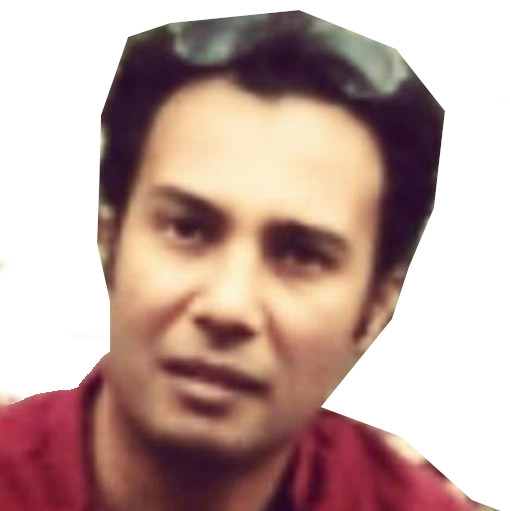
#> input picture myself2.jpg, 510 x 511 px, found by its file name
$ python main.py   (older library calls are emulated)
#> lines starting #> are read from the running program, lines starting #| are printed output that depends on the picture
import numpy as np
import cv2
import matplotlib.pyplot as plt
# from termcolor import colored

img = cv2.imread('/home/md/Pictures/myself2.jpg',0)
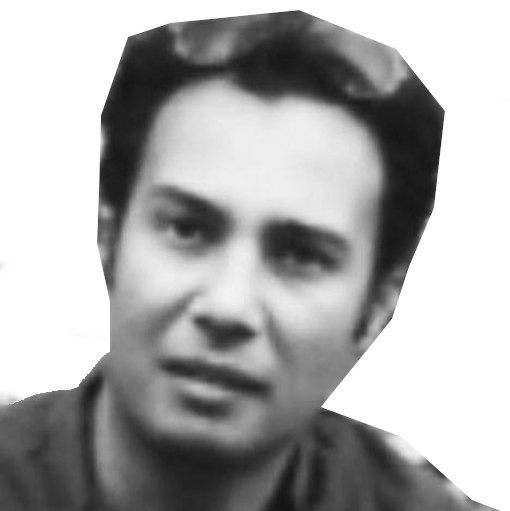
#> img: shape (511, 510); min 18, max 255, mean 170.8
contrast=150
alpha = 1.2 # Contrast control (1.0-3.0)
beta = 20 # Brightness control (0-100)
myname='mohammad_daneshamooz_'
img = cv2.convertScaleAbs(img, alpha=alpha, beta=beta)
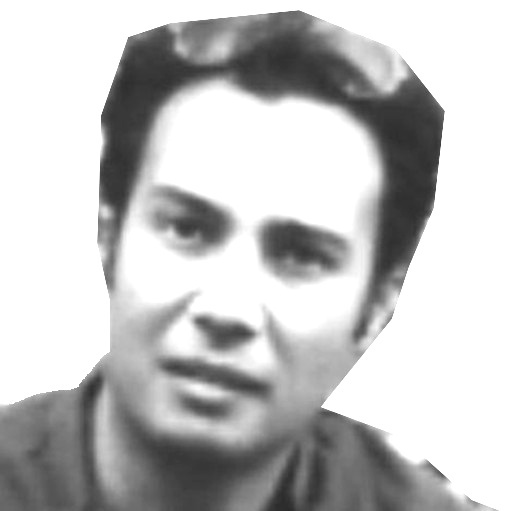
#> img: shape (511, 510); min 42, max 255, mean 193.7
# [9 lines of commented-out code are left out]

rStep=len(img)//29
#> rStep = 17
cStep=len(img[0])//58
#> cStep = 8

# ri=0
for ri in range(0,len(img),rStep):
    # [4 lines of commented-out code are left out]
    for ci in range(0,len(img[ri]),cStep):
        # [9 lines of commented-out code are left out]
        if img[ri][ci]>contrast:
            # print(colored(myname[(ci//7+ri)%len(myname)],'cyan' if c>240 else 'grey'),end='')
            print(myname[(ci//cStep+ri)%len(myname)],end='')
        else:
            print(' ',end='')
    print('')
#> this loop made 31 passes
#> ri on passes 2 to 13: 17, 34, 51, 68, 85, 102, 119, 136, 153, 170, 187, 204
#| mohammad_daneshamooz_mohammad_daneshamooz_mohammad_daneshamooz_m
#| ooz_mohammad_daneshamooz_mohammad_     hamooz_mohammad_daneshamo
#| shamooz_mohammad_d          _m           eshamooz_mohammad_danes
#| daneshamooz_moha       n  ham              aneshamooz_mohammad_d
#| mad_daneshamooz                              _daneshamooz_mohamm
#| ohammad_danesh           mad_d                 ad_   eshamooz_mo
#| oz_mohammad_da       oz_mohammad_danesham              aneshamoo
#| hamooz_mohamm       shamooz_mohammad_danesham           d_danesh
#> (further printed lines are left out)

# cv2.imshow('image', img)
# cv2.waitKey(0)
# cv2.destroyAllWindows()
